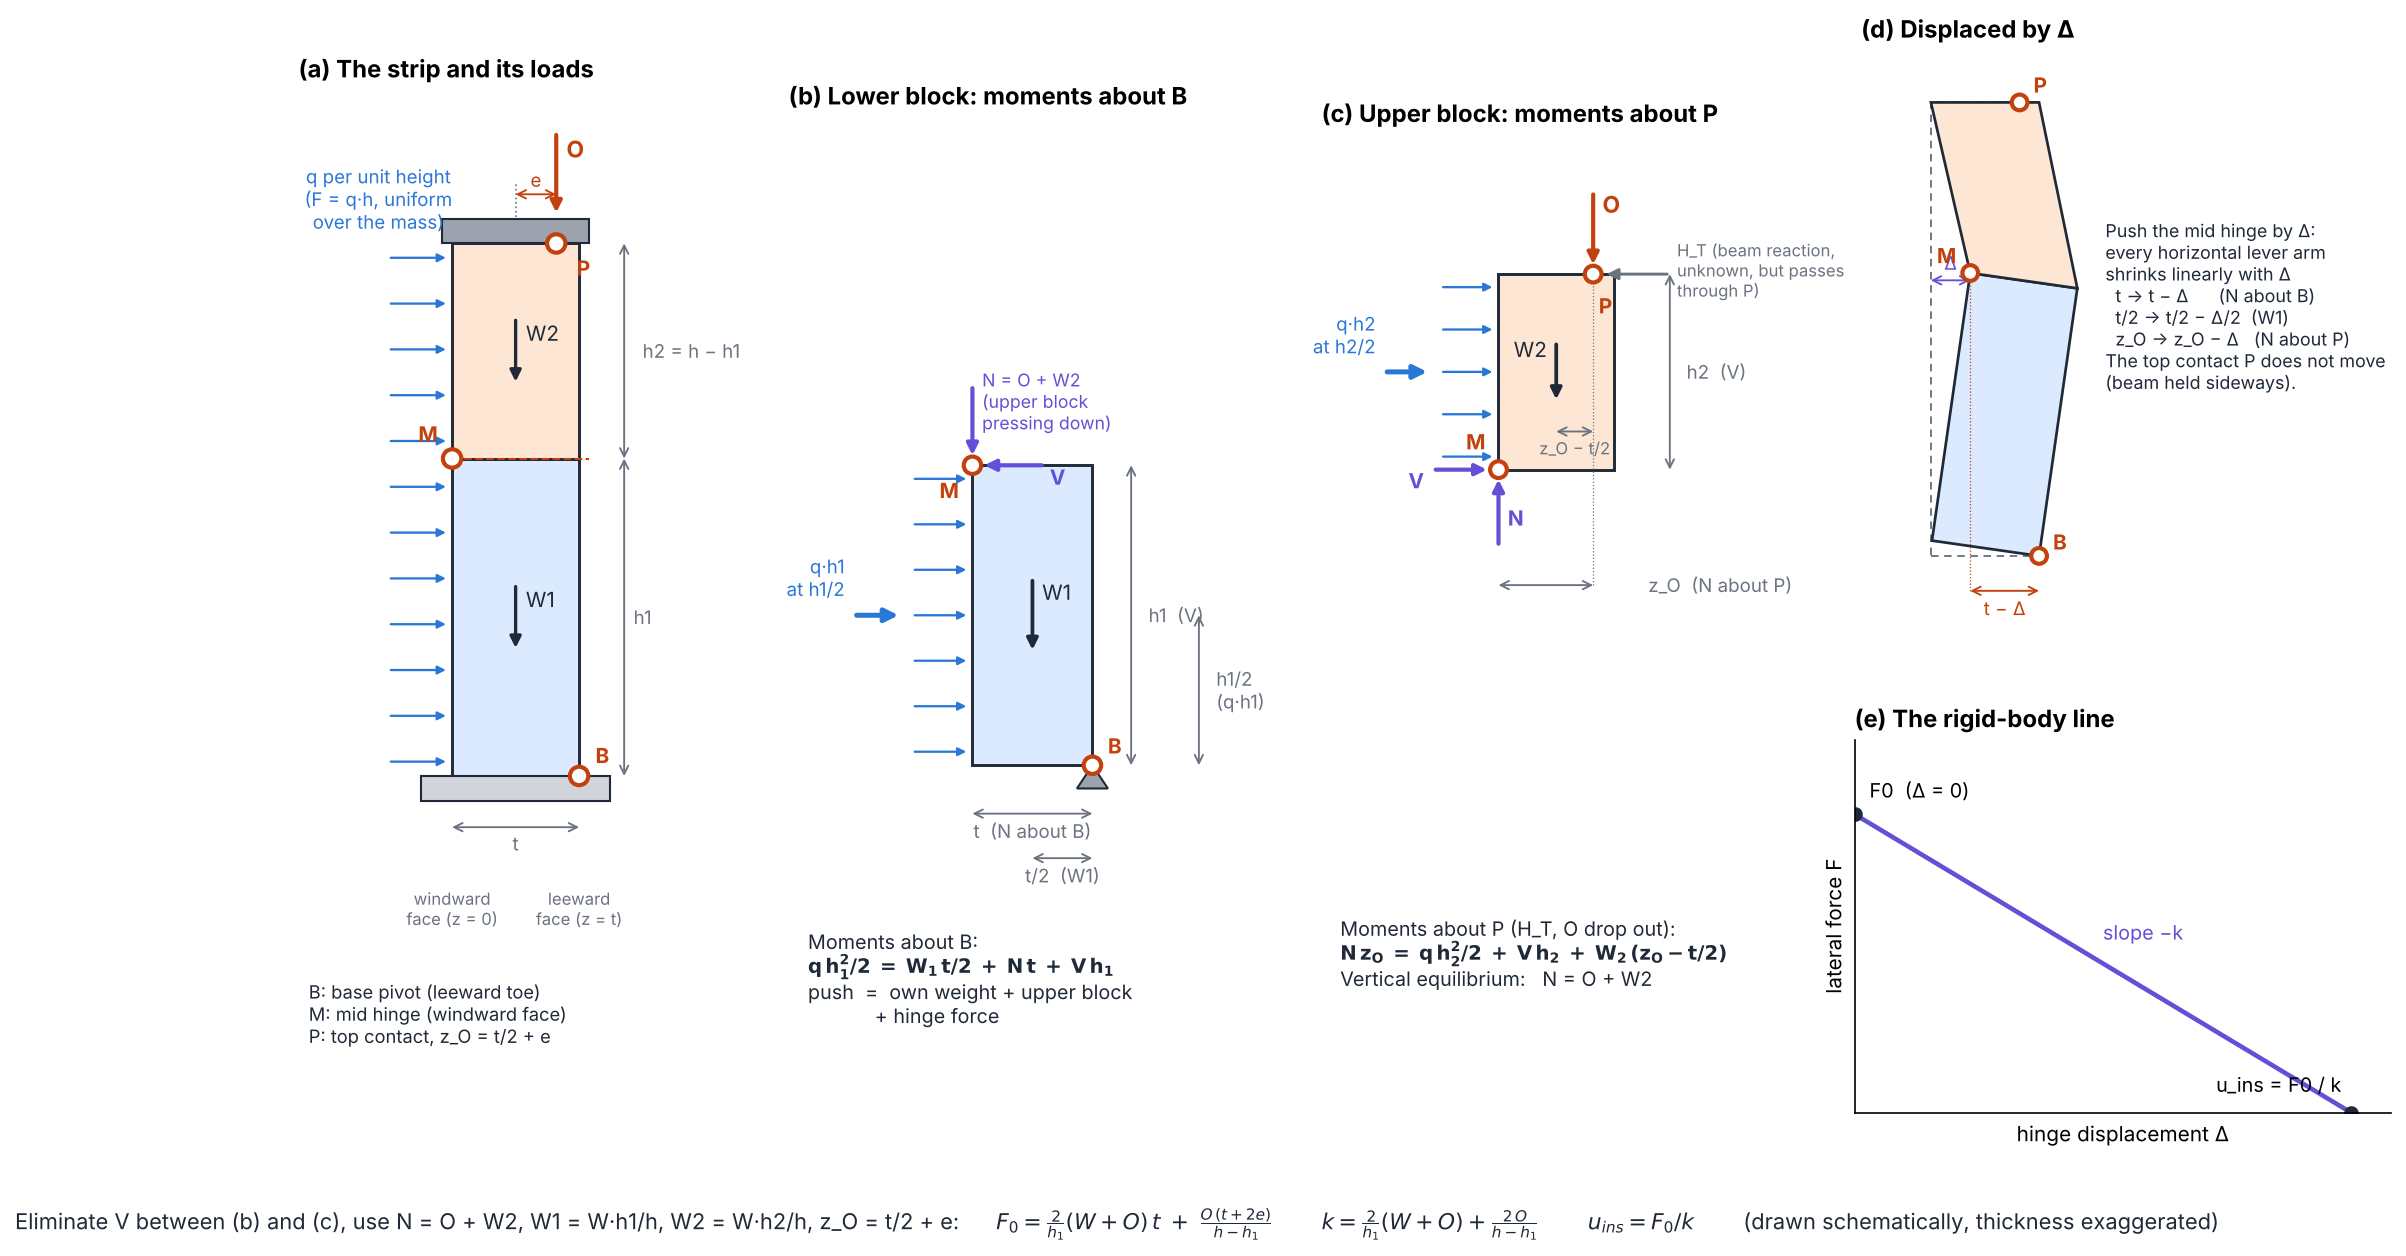

Recreate this plot in Python.
"""Free-body illustration of the Graziotti / Doherty rigid-body strip derivation -> fig_mech_derivation.png
(drawn schematically: thickness exaggerated, not to scale)."""
import os, numpy as np, matplotlib
matplotlib.use("Agg")
import matplotlib.pyplot as plt
from matplotlib.patches import Rectangle, Polygon, FancyArrowPatch, Circle

HERE = os.path.dirname(os.path.abspath(__file__))
INK, MUTED, GRID = "#1f2937", "#6b7280", "#e5e7eb"
Q, WC, NV, OC, PIV, LEV = "#2a78d6", "#1f2937", "#6250d6", "#c2410c", "#c2410c", "#6b7280"
t, h1, h2 = 0.62, 1.55, 1.05      # drawing units (thickness exaggerated)
h = h1 + h2
zO = 0.82 * t                    # top contact = t/2 + e


def arr(ax, p0, p1, col, lw=1.6, ms=11, z=4):
    ax.add_patch(FancyArrowPatch(p0, p1, arrowstyle="-|>", mutation_scale=ms, lw=lw, color=col, zorder=z))


def dim(ax, p0, p1, txt, off=(0, 0), col=LEV, fs=9, ha="center", va="center"):
    ax.annotate("", p0, p1, arrowprops=dict(arrowstyle="<->", color=col, lw=0.9, shrinkA=0, shrinkB=0))
    ax.text((p0[0] + p1[0]) / 2 + off[0], (p0[1] + p1[1]) / 2 + off[1], txt, color=col, fontsize=fs, ha=ha, va=va)


def hinge(ax, p, lab=None, dx=0.08, dy=0.0, ha="left"):
    ax.add_patch(Circle(p, 0.045, fc="white", ec=PIV, lw=2, zorder=6))
    if lab:
        ax.text(p[0] + dx, p[1] + dy, lab, color=PIV, fontsize=10, fontweight="bold", ha=ha, va="center", zorder=7)


def q_arrows(ax, y0, y1, n, x=0.0, L=0.32):
    for y in np.linspace(y0 + 0.07, y1 - 0.07, n):
        arr(ax, (x - L, y), (x - 0.01, y), Q, lw=1.1, ms=8)


fig = plt.figure(figsize=(18, 9.2))
gs = fig.add_gridspec(2, 4, width_ratios=[1.05, 1.15, 1.15, 1.25], height_ratios=[1, 0.62], wspace=0.08, hspace=0.18)

# ---------------- (a) the whole strip ----------------
a = fig.add_subplot(gs[:, 0])
a.add_patch(Rectangle((0, 0), t, h1, fc="#dbeafe", ec=INK, lw=1.4))
a.add_patch(Rectangle((0, h1), t, h2, fc="#fde7d4", ec=INK, lw=1.4))
a.add_patch(Rectangle((-0.15, -0.12), t + 0.3, 0.12, fc="#d1d5db", ec=INK, lw=1))
a.add_patch(Rectangle((-0.05, h), t + 0.1, 0.12, fc="#9ca3af", ec=INK, lw=1))
q_arrows(a, 0, h, 12)
a.text(-0.36, h + 0.05, "q per unit height\n(F = q·h, uniform\nover the mass)", color=Q, fontsize=9, ha="center", va="bottom")
arr(a, (zO, h + 0.55), (zO, h + 0.13), OC, lw=2)
a.text(zO + 0.05, h + 0.42, "O", color=OC, fontsize=11, fontweight="bold")
a.plot([t / 2, t / 2], [h + 0.13, h + 0.3], color=MUTED, lw=0.8, ls=":")
dim(a, (t / 2, h + 0.24), (zO, h + 0.24), "e", off=(0, 0.07), col=OC)
for (yc, lab) in ((h1 / 2, "W1"), (h1 + h2 / 2, "W2")):
    arr(a, (t / 2, yc + 0.17), (t / 2, yc - 0.17), WC, lw=1.6)
    a.text(t / 2 + 0.05, yc + 0.05, lab, fontsize=10, color=WC)
hinge(a, (t, 0), "B", dx=0.08, dy=0.1)
hinge(a, (0, h1), "M", dx=-0.07, dy=0.12, ha="right")
hinge(a, (zO, h), "P", dx=0.1, dy=-0.12)
a.plot([-0.05, t + 0.05], [h1, h1], color=PIV, lw=1, ls="--")
dim(a, (t + 0.22, 0), (t + 0.22, h1), "h1", off=(0.09, 0))
dim(a, (t + 0.22, h1), (t + 0.22, h), "h2 = h − h1", off=(0.09, 0), ha="left")
dim(a, (0, -0.25), (t, -0.25), "t", off=(0, -0.08))
a.text(0.0, -0.55, "windward\nface (z = 0)", fontsize=8, color=MUTED, ha="center", va="top")
a.text(t, -0.55, "leeward\nface (z = t)", fontsize=8, color=MUTED, ha="center", va="top")
a.text(-0.7, -1.0, "B: base pivot (leeward toe)\nM: mid hinge (windward face)\nP: top contact, z_O = t/2 + e",
       fontsize=8.8, color=INK, va="top")
a.set_xlim(-0.75, 1.45); a.set_ylim(-1.45, h + 0.75); a.set_aspect("equal"); a.axis("off")
a.set_title("(a) The strip and its loads", loc="left", fontsize=11.5, fontweight="bold")

# ---------------- (b) lower block FBD ----------------
b = fig.add_subplot(gs[:, 1])
b.add_patch(Rectangle((0, 0), t, h1, fc="#dbeafe", ec=INK, lw=1.4))
q_arrows(b, 0, h1, 7)
arr(b, (-0.62, h1 / 2), (-0.36, h1 / 2), Q, lw=2.4, ms=13)
b.text(-0.66, h1 / 2 + 0.1, "q·h1\nat h1/2", color=Q, fontsize=9, ha="right")
arr(b, (t / 2, h1 / 2 + 0.2), (t / 2, h1 / 2 - 0.2), WC, lw=1.8)
b.text(t / 2 + 0.05, h1 / 2 + 0.08, "W1", fontsize=10, color=WC)
# forces from the upper block at M: N down, V back (towards -z)
arr(b, (0, h1 + 0.42), (0, h1 + 0.03), NV, lw=2)
b.text(0.05, h1 + 0.33, "N = O + W2\n(upper block\npressing down)", color=NV, fontsize=8.5, va="center")
arr(b, (0.38, h1 + 0.0), (0.04, h1 + 0.0), NV, lw=2)
b.text(0.40, h1 - 0.1, "V", color=NV, fontsize=10, fontweight="bold")
hinge(b, (t, 0), "B", dx=0.08, dy=0.1)
hinge(b, (0, h1), "M", dx=-0.07, dy=-0.13, ha="right")
b.add_patch(Polygon([(t, 0), (t - 0.08, -0.12), (t + 0.08, -0.12)], fc="#9ca3af", ec=INK, lw=1))
# lever arms about B
dim(b, (0, -0.25), (t, -0.25), "t  (N about B)", off=(0, -0.09))
dim(b, (t / 2, -0.48), (t, -0.48), "t/2  (W1)", off=(0, -0.09))
dim(b, (t + 0.2, 0), (t + 0.2, h1), "h1  (V)", off=(0.09, 0), ha="left")
dim(b, (t + 0.55, 0), (t + 0.55, h1 / 2), "h1/2\n(q·h1)", off=(0.09, 0), ha="left")
b.text(-0.85, -0.85, "Moments about B:\n"
       r"$\mathbf{q\,h_1^2/2 \;=\; W_1\,t/2 \;+\; N\,t \;+\; V\,h_1}$" "\n"
       "push  =  own weight + upper block\n            + hinge force", fontsize=9.5, va="top", color=INK)
b.set_xlim(-0.95, 1.6); b.set_ylim(-1.45, h + 0.75); b.set_aspect("equal"); b.axis("off")
b.set_title("(b) Lower block: moments about B", loc="left", fontsize=11.5, fontweight="bold")

# ---------------- (c) upper block FBD ----------------
c = fig.add_subplot(gs[:, 2])
y0 = h1
c.add_patch(Rectangle((0, y0), t, h2, fc="#fde7d4", ec=INK, lw=1.4))
q_arrows(c, y0, y0 + h2, 5)
arr(c, (-0.62, y0 + h2 / 2), (-0.36, y0 + h2 / 2), Q, lw=2.4, ms=13)
c.text(-0.66, y0 + h2 / 2 + 0.1, "q·h2\nat h2/2", color=Q, fontsize=9, ha="right")
arr(c, (t / 2, y0 + h2 / 2 + 0.17), (t / 2, y0 + h2 / 2 - 0.17), WC, lw=1.8)
c.text(t / 2 - 0.05, y0 + h2 / 2 + 0.08, "W2", fontsize=10, color=WC, ha="right")
# at M (bottom windward corner): N up, V forward (+z)
arr(c, (0, y0 - 0.42), (0, y0 - 0.03), NV, lw=2)
c.text(0.05, y0 - 0.3, "N", color=NV, fontsize=10, fontweight="bold")
arr(c, (-0.36, y0), (-0.04, y0), NV, lw=2)
c.text(-0.40, y0 - 0.1, "V", color=NV, fontsize=10, fontweight="bold", ha="right")
# at P: O down, H_T unknown
arr(c, (zO, y0 + h2 + 0.45), (zO, y0 + h2 + 0.03), OC, lw=2)
c.text(zO + 0.05, y0 + h2 + 0.33, "O", color=OC, fontsize=11, fontweight="bold")
arr(c, (zO + 0.42, y0 + h2), (zO + 0.05, y0 + h2), MUTED, lw=1.4)
c.text(zO + 0.45, y0 + h2 + 0.02, "H_T (beam reaction,\nunknown, but passes\nthrough P)", color=MUTED, fontsize=8, va="center")
hinge(c, (0, y0), "M", dx=-0.07, dy=0.15, ha="right")
hinge(c, (zO, y0 + h2), "P", dx=0.03, dy=-0.17)
# lever arms about P
dim(c, (0, y0 - 0.62), (zO, y0 - 0.62), "z_O  (N about P)", off=(0.55, 0), ha="left")
c.plot([zO, zO], [y0 - 0.62, y0 + h2], color=MUTED, lw=0.6, ls=":")
dim(c, (t / 2, y0 + h2 / 2 - 0.32), (zO, y0 + h2 / 2 - 0.32), "z_O − t/2", off=(0.0, -0.09), fs=8)
dim(c, (t + 0.3, y0), (t + 0.3, y0 + h2), "h2  (V)", off=(0.09, 0), ha="left")
c.text(-0.85, -0.85, "Moments about P (H_T, O drop out):\n"
       r"$\mathbf{N\,z_O \;=\; q\,h_2^2/2 \;+\; V\,h_2 \;+\; W_2\,(z_O - t/2)}$" "\n"
       "Vertical equilibrium:   N = O + W2", fontsize=9.5, va="top", color=INK)
c.set_xlim(-0.95, 1.7); c.set_ylim(-1.45, h + 0.75); c.set_aspect("equal"); c.axis("off")
c.set_title("(c) Upper block: moments about P", loc="left", fontsize=11.5, fontweight="bold")

# ---------------- (d) displaced: lever arms shrink ----------------
d = fig.add_subplot(gs[0, 3])
D = 0.22
th1 = D / h1
Bp = np.array([t, 0.0])
def rot(p, c0, a):
    v = np.array(p) - c0
    return c0 + np.array([v[0] * np.cos(a) + v[1] * np.sin(a), -v[0] * np.sin(a) + v[1] * np.cos(a)])
L = [rot(p, Bp, th1) for p in [(0, 0), (t, 0), (t, h1), (0, h1)]]
Mp = L[3]; Pp = np.array([zO, h])
U = [Mp, Mp + (L[2] - L[3]), Pp + np.array([t - zO, 0]), Pp - np.array([zO, 0])]
d.add_patch(Rectangle((0, 0), t, h, fill=False, ec=MUTED, ls=(0, (4, 3)), lw=0.9))
d.add_patch(Polygon(L, fc="#dbeafe", ec=INK, lw=1.3)); d.add_patch(Polygon(U, fc="#fde7d4", ec=INK, lw=1.3))
hinge(d, Bp, "B", dx=0.08, dy=0.08); hinge(d, Mp, "M", dx=-0.08, dy=0.1, ha="right"); hinge(d, Pp, "P", dx=0.08, dy=0.1)
dim(d, (Mp[0], -0.2), (t, -0.2), "t − Δ", off=(0, -0.1), col=PIV)
d.plot([Mp[0], Mp[0]], [-0.2, Mp[1]], color=PIV, lw=0.6, ls=":")
dim(d, (0, h1 + 0.03), (Mp[0], h1 + 0.03), "Δ", off=(0, 0.1), col=NV)
d.text(1.0, h * 0.55, "Push the mid hinge by Δ:\nevery horizontal lever arm\nshrinks linearly with Δ\n"
       "  t → t − Δ      (N about B)\n  t/2 → t/2 − Δ/2  (W1)\n  z_O → z_O − Δ   (N about P)\n"
       "The top contact P does not move\n(beam held sideways).", fontsize=8.6, va="center", color=INK)
d.set_xlim(-0.4, 2.6); d.set_ylim(-0.55, h + 0.3); d.set_aspect("equal"); d.axis("off")
d.set_title("(d) Displaced by Δ", loc="left", fontsize=11.5, fontweight="bold")

e = fig.add_subplot(gs[1, 3])
F0, k = 1.0, 1.0 / 1.0
uu = np.linspace(0, 1.0, 10)
e.plot(uu, F0 - uu, color="#6250d6", lw=2.2)
e.plot([0], [F0], "o", color=INK); e.plot([1.0], [0], "o", color=INK)
e.text(0.03, F0 + 0.04, "F0  (Δ = 0)", fontsize=9.5, va="bottom")
e.text(0.98, 0.07, "u_ins = F0 / k", fontsize=9.5, ha="right")
e.text(0.5, 0.58, "slope −k", fontsize=9.5, color="#6250d6")
e.set_xlim(0, 1.08); e.set_ylim(0, 1.25); e.set_xticks([]); e.set_yticks([])
e.set_xlabel("hinge displacement Δ"); e.set_ylabel("lateral force F")
for s in ("top", "right"):
    e.spines[s].set_visible(False)
e.set_title("(e) The rigid-body line", loc="left", fontsize=11.5, fontweight="bold")

fig.text(0.02, 0.025,
         "Eliminate V between (b) and (c), use N = O + W2, W1 = W·h1/h, W2 = W·h2/h, z_O = t/2 + e:      "
         r"$F_0 = \frac{2}{h_1}(W+O)\,t \;+\; \frac{O\,(t+2e)}{h-h_1}$" "        "
         r"$k = \frac{2}{h_1}(W+O) + \frac{2\,O}{h-h_1}$" "        "
         r"$u_{ins} = F_0/k$" "        (drawn schematically, thickness exaggerated)",
         fontsize=10.5, color=INK)
fig.savefig(os.path.join(HERE, "fig_mech_derivation.png"), dpi=150, bbox_inches="tight")
print("-> fig_mech_derivation.png")
